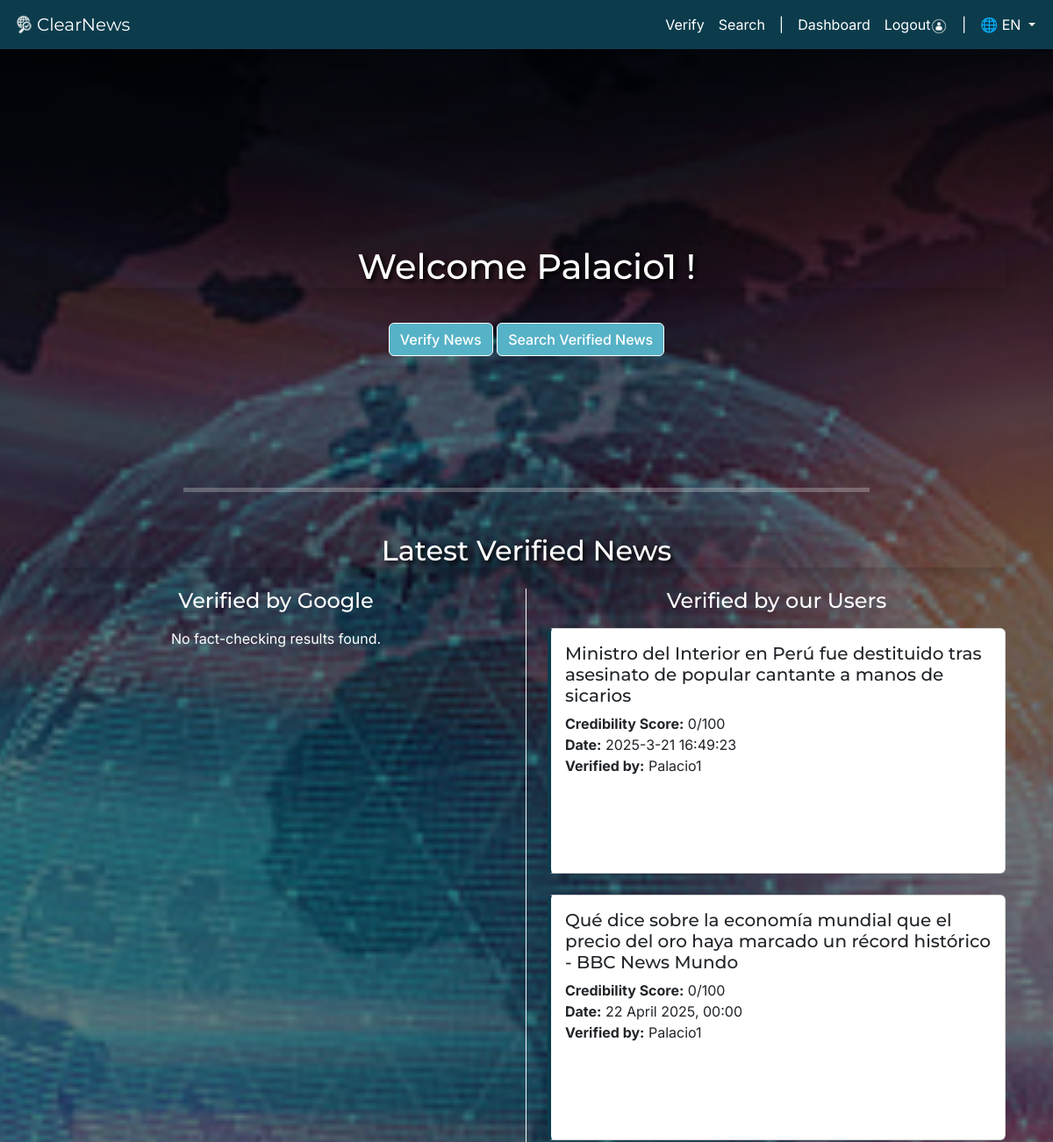
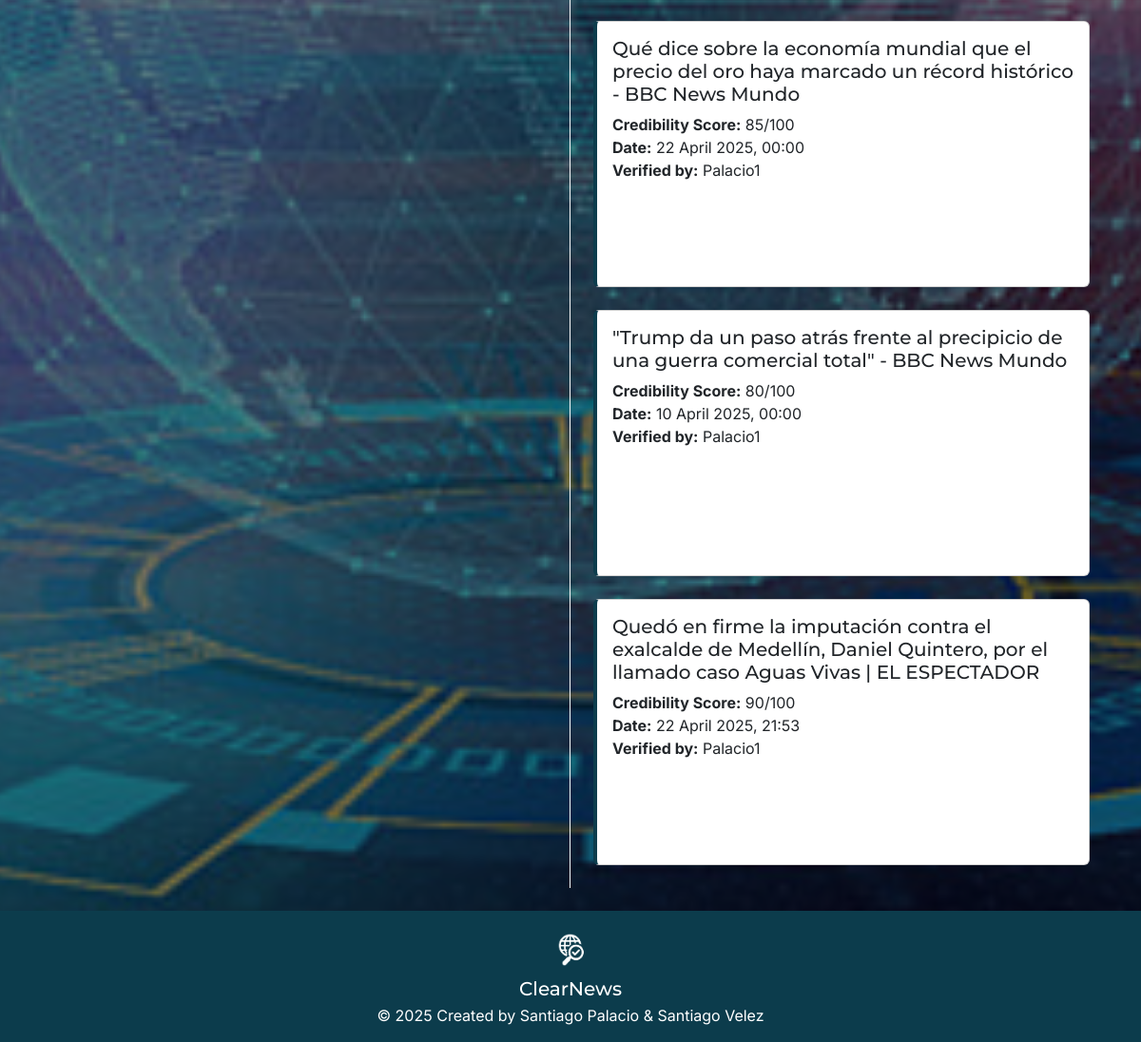
Screenshot of / (signed in) with the database file from the repository (2 pictures, top to bottom).
### verification/models.py (models this page shows, shortened)
class AnalyzedNews(models.Model):
    user = models.ForeignKey(User, on_delete=models.CASCADE)
    title = models.CharField(max_length=255)
    author = models.CharField(max_length=255)
    date = models.CharField(max_length=255)
    url = models.URLField(blank=True, null=True)
    text = models.TextField()
    score = models.IntegerField()
    explanation = models.TextField()
    created_at = models.DateTimeField(auto_now_add=True)

### Search/views.py (the view)
# urls.py: path('', home_view, name='home'),
def home_view(request):
    user_verifications = AnalyzedNews.objects.order_by('-created_at')[:5]
    api_key = os.environ.get("google_apikey")
    latest_news = []
    if api_key:
        api_url = (
            "https://factchecktools.googleapis.com/v1alpha1/claims:search"
            f"?key={api_key}&query=news&languageCode=es&languageCode=en&languageCode=pt&pageSize=5"
        )
        response = requests.get(api_url)
        if response.status_code == 200:
            data = response.json()
            print(f"API Answer: {data}")
            latest_news = data.get("claims", [])
        else:
            print(f"Error: {response.status_code} - {response.text}")
            latest_news = []
    else:
        print("API key not found in environment variables.")
    return render(request, 'home.html', {
        'authenticated': request.user.is_authenticated,
        'user': request.user,
        'latest_news': latest_news,
        'user_verifications': user_verifications,
        'news_pairs': zip(latest_news, user_verifications)
    })

### ClearNews/templates/home.html (shortened to what this page needs)
{% extends 'base.html' %}
{% load i18n %}
{% block content %}
<div class="container text-center text-white" style="margin-top: 200px; margin-bottom: 150px;">
    {% if authenticated %}
        <h1 class="shadow">{% blocktrans with username=user.username %} Welcome {{ username }} !{% endblocktrans %}</h1>
            <a href="{% url 'verification:verify_link' %}" class="btn btn-primary mt-2">{% trans "Verify News" %}</a>
            <a href="{% url 'search' %}" class="btn btn-primary mt-2">{% trans "Search Verified News" %}</a>
        </div>
    {% else %}
        <h1 class="shadow">{% trans "Welcome!" %}</h1>
        <div class="d-flex justify-content-center gap-3 mb-4"></div>
            <a href="{% url 'search' %}" class="btn btn-primary mt-2">{% trans "Search Verified News" %}</a>
        </div>
    {% endif %}
<hr style="border-top: 5px solid #ffffff; width: 70%; margin: 20px auto 40px auto;">
<div class="container mt-5">
    <h2 class="text-white text-center shadow my-4">{% trans "Latest Verified News" %}</h2>
    <div class="row">
        <div class="col-md-6 border-end border-light pe-4">
            <h4 class="text-white text-center mb-3">{% trans "Verified by Google" %}</h4>
            {% if latest_news %}
                {% for claim in latest_news %}
                    <div class="card mb-4 h-20" style="min-height: 280px;">
                        <div class="card-body">
                            <h5 class="card-title">{{ claim.text|default:_("No data") }}</h5>
                            {% if claim.claimReview %}
                                {% for review in claim.claimReview %}
                                    <p class="card-text mb-1">
                                        <strong>{% trans "Verified by:" %}</strong> {{ review.publisher.name|default:_("No data") }}<br>
                                        <strong>{% trans "Review:" %}</strong> {{ review.textualRating|default:_("No data") }}<br>
                                        <strong>{% trans "Review Date:" %}</strong> {{ review.reviewDate|default:_("No data") }}<br>
                                        <strong>{% trans "Language:" %}</strong>
                                        {% if review.languageCode == 'en' %}{% trans "English" %}
                                        {% elif review.languageCode == 'es' %}{% trans "Spanish" %}
                                        {% elif review.languageCode == 'pt' %}{% trans "Portuguese" %}
                                        {% else %}{{ review.languageCode|default:_("No data") }}
                                        {% endif %}
                                    </p>
                                    {% if review.url %}
                                        <a href="{{ review.url }}" target="_blank" class="btn btn-primary btn-sm mt-2">{% trans "See article" %}</a>
                                    {% else %}
                                        <p class="text-muted">{% trans "No article link available." %}</p>
                                    {% endif %}
                                {% endfor %}
                            {% else %}
                                <p class="text-muted">{% trans "No fact-checking review data available." %}</p>
                            {% endif %}
                        </div>
                    </div>
                {% endfor %}
            {% else %}
                <p class="text-white text-center">{% trans "No fact-checking results found." %}</p>
            {% endif %}
        </div>
        <div class="col-md-6 ps-4">
            <h4 class="text-white text-center mb-3">{% trans "Verified by our Users" %}</h4>
            {% if user_verifications %}
                {% for news in user_verifications %}
                    <div class="card mb-4 h-20" style="min-height: 280px;">
                        <div class="card-body">
                            <h5 class="card-title">{{ news.title }}</h5>
                            <p class="card-text">
                                <strong>{% trans "Credibility Score:" %}</strong> {{ news.score }}/100<br>
                                <strong>{% trans "Date:" %}</strong> {{ news.date }}<br>
                                <strong>{% trans "Verified by:" %}</strong> {{ news.user }}
                            </p>
                        </div>
                    </div>
                {% endfor %}
            {% else %}
                <p class="text-white text-center">{% trans "No user verifications available." %}</p>
            {% endif %}
        </div>
    </div>
</div>
{% endblock %}

### ClearNews/templates/base.html (shortened to what this page needs)
{% load static %}
{% load i18n %}
<!DOCTYPE html>
<html lang="en">
<head>
    <link rel="stylesheet" href="https://cdn.jsdelivr.net/npm/bootstrap-icons@1.10.5/font/bootstrap-icons.css">
    <link href="https://cdn.jsdelivr.net/npm/bootstrap@5.3.3/dist/css/bootstrap.min.css" rel="stylesheet"
>
    <link rel="stylesheet" href="{% static 'css/custom.css' %}">
</head>
<body>
        <nav class="navbar navbar-expand-lg navbar-dark ">
            <div class="container-fluid">
                <a class="navbar-brand d-flex align-items-center" href="{% url 'home' %}">
                    <img src="{% static 'images/logo.png' %}" alt="Logo" width="30" height="30" class="d-inline-block align-top">
                    ClearNews
                </a>
                <div class="collapse navbar-collapse justify-content-end">
                    <ul class="navbar-nav align-items-center">
                        {% if user.is_authenticated %}
                            <li class="nav-item">
                                <a class="nav-link" href="{% url 'verification:verify_link' %}">{% trans "Verify" %}</a>
                            </li>
                            <li class="nav-item">
                                <a class="nav-link" href="{% url 'search' %}">{% trans "Search" %}</a>
                            </li>
                            <li class="nav-item">
                                <span class="text-white mx-2">|</span>
                            </li>
                            <li class="nav-item">
                                <a class="nav-link" href="{% url 'dashboard' %}">{% trans "Dashboard" %}</a>
                            </li>
                            <li class="nav-item">
                                <a class="nav-link" href="{% url 'logout' %}">
                                    {% trans "Logout" %}
                                    <img src="{% static 'images/user_icon.png' %}" alt="User" style="height: 20px; vertical-align: middle; margin-left: -5px;">
                                </a>
                            </li>
                        {% endif %}
                        <li class="nav-item">
                            <span class="text-white mx-2">|</span>
                        </li>
                        <li class="nav-item dropdown">
                            <a class="nav-link dropdown-toggle" href="#" id="languageDropdown" role="button" data-bs-toggle="dropdown" aria-expanded="false">
                                🌐 {% get_current_language as LANGUAGE_CODE %}{{ LANGUAGE_CODE|upper }}
                            </a>
                        </li>
                    </ul>
                </div>
            </div>
        </nav>
    <main class="flex-grow-1 container my-4">
        {% block content %}
        {% endblock content %}
    </main>
    <footer>
        <div class="container">
            <div class="d-flex flex-column align-items-center">
                <img src="{% static 'images/logo.png' %}" alt="ClearNews Logo" width="50" class="mb-1">
                <h5 class="mb-1">ClearNews</h5>
                <p class="mb-0">&copy; 2025 {% trans "Created by Santiago Palacio & Santiago Velez" %}</p>
            </div>
        </div>
    </footer>
</body>
</html>

### ClearNews/static/css/custom.css (style rules this page uses)
:root { --primary-color: #0C3C4C; --secondary-color: #56B2C7; --accent-color: #F4B400; --light-bg: #F8F9FA; --dark-text: #212529; }
body { font-family: 'Inter', sans-serif; background-color: var(--light-bg); color: var(--dark-text); }
h1, h2, h3, h4, h5, h6, .navbar-brand { font-family: 'Montserrat', sans-serif; }
.btn { border: var(--primary-color) 1px solid; font-weight: 500; }
.btn-primary { background-color: var(--secondary-color); border-color: var(--primary-color) 1px solid; }
footer { background-color: var(--primary-color) !important; }
.card { background-color: white; border-left: 4px solid var(--primary-color); }
.navbar { background-color: #0C3C4C !important; }
.nav-link, .navbar-brand { color: #fff !important; }
html, body { height: 100%; margin: 0; padding: 0; }
body { display: flex; flex-direction: column; }
main { flex: 1; }
footer { background-color: #0C3C4C; color: white; padding: 1rem; text-align: center; width: 100%; }

### ClearNews/templates/base.html (style rules this page uses)
body { background: linear-gradient(rgba(0, 0, 0, 0.5), rgba(0, 0, 0, 0.5)), url('/static/images/background.jpg') no-repeat center center fixed; background-size: cover; }
.navbar, .navbar-brand, .nav-link { color: white !important; }
.shadow { text-shadow: 3px 3px 5px #000000; }

### rows the page displays
AnalyzedNews: title "Ministro del Interior en Perú fue destituido tras asesinato de popular cantante a manos de sicarios", score "0", date "2025-3-21 16:49:23", user "Palacio1"
AnalyzedNews: title "Qué dice sobre la economía mundial que el precio del oro haya marcado un récord histórico - BBC News Mundo", score "0", date "22 April 2025, 00:00", user "Palacio1"
AnalyzedNews: title "Qué dice sobre la economía mundial que el precio del oro haya marcado un récord histórico - BBC News Mundo", score "85", date "22 April 2025, 00:00", user "Palacio1"
AnalyzedNews: title "\"Trump da un paso atrás frente al precipicio de una guerra comercial total\" - BBC News Mundo", score "80", date "10 April 2025, 00:00", user "Palacio1"
AnalyzedNews: title "Quedó en firme la imputación contra el exalcalde de Medellín, Daniel Quintero, por el llamado caso Aguas Vivas | EL ESPECTADOR", score "90", date "22 April 2025, 21:53", user "Palacio1"

### other values shown
{{ LANGUAGE_CODE|upper }} "EN"
